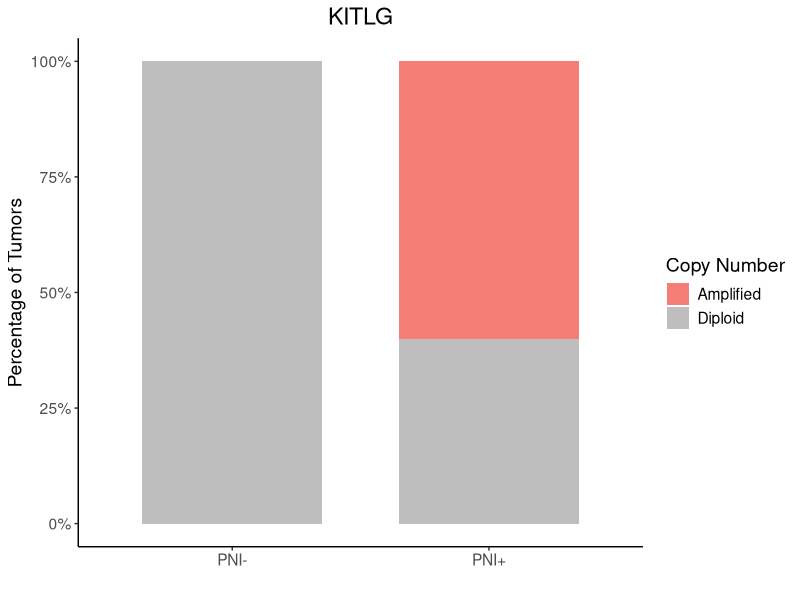
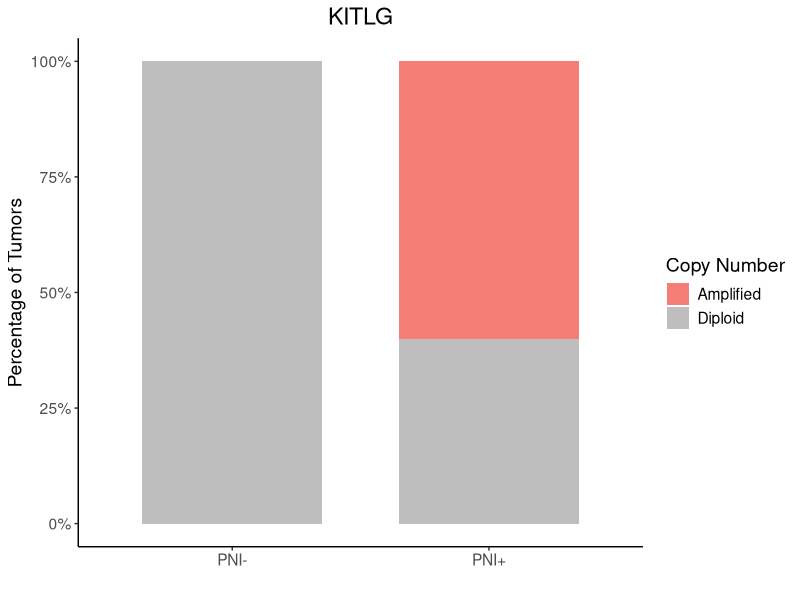

The R script that drew these images, in order:
## Description: Draw bar plot showing KITLG CNA amplification frequency in LR vs PNI cSCC

library(dplyr)
library(ggplot2)
library(RColorBrewer)


fig_dir <- file.path("figures", "manuscript")
outfp <- file.path(fig_dir, "Fig2_KITLG_CNA_Proportion_Plot.eps")

# Colors
diploidBlue <- "#a6cee3"
diploidGray <- "gray"
ampLightRed <- "#f57f76"
ampRed <- "#ef3b2c"

# Define data
df <- data.frame(
  condition = c(rep("PNI+", 5), rep("PNI-", 10)),
  copyNumber = c(rep("Amplified", 3), rep("Diploid", 12))
)
p <- df %>%
  ggplot(aes(condition)) +
  geom_bar(aes(fill = copyNumber), position = 'fill', width = .7) +
  labs(x = "", y = "Percentage of Tumors", fill = "Copy Number", title = "KITLG") +
  theme_classic() +
  # scale_fill_manual(values = c("Diploid" = diploidBlue, "Amplified" = ampLightRed)) +
  scale_fill_manual(values = c("Diploid" = diploidGray, "Amplified" = ampLightRed)) +
  # scale_fill_manual(values = c("Diploid" = diploidBlue, "Amplified" = ampRed)) +
  theme(
    plot.title = element_text(hjust = .5),
    text = element_text(size = 14)
  ) +
  scale_y_continuous(labels = scales::percent)
print(p)

# Run statistical test
m <- matrix(c(0, 10, 3, 2), nrow = 2)

fisher.test(m)
chisq.test(m)

ggsave(p, filename = outfp, width = 4, height = 6)

## Old barplot code
# df <- data.frame(
#   condition = c("PNI-", "PNI+"),
#   freq = c(0, 3/5)
# )
# p <- df %>%
#   ggplot(aes(condition, freq)) +
#   geom_col(aes(fill = condition), width = .6) +
#   labs(x = "", y = "KITLG CNA Gain Frequency") +
#   scale_fill_brewer(palette = "Accent", direction = -1) +
#   scale_y_continuous(limit = c(0, 1)) +
#   guides(fill = "none") +
#   theme_classic()
# print(p)
